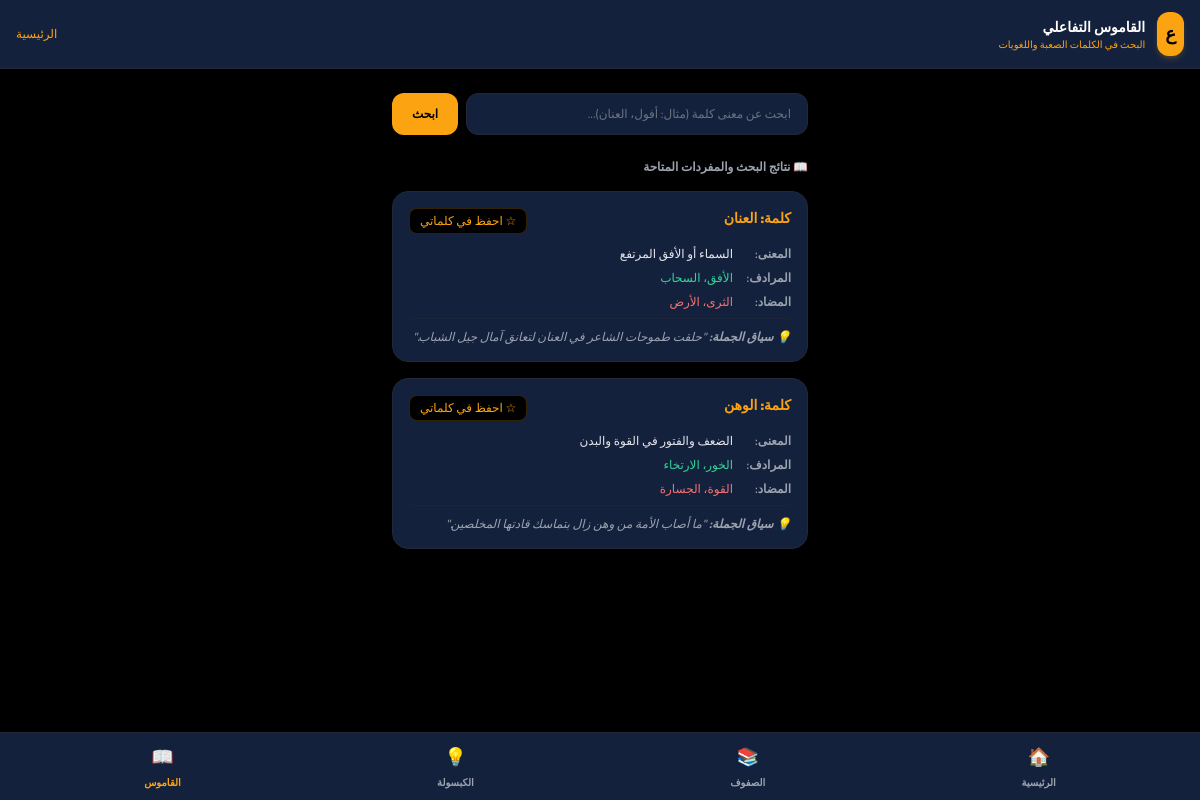
The page /glossary on the database its author committed.
### tables this page shows
CREATE TABLE glossary (
            word_id INTEGER PRIMARY KEY AUTOINCREMENT,
            word TEXT NOT NULL UNIQUE,
            meaning TEXT NOT NULL,
            synonyms TEXT,
            antonyms TEXT,
            context_sentence TEXT
        );

### app.py (the view)
@app.route('/glossary', methods=['GET', 'POST'])
def glossary():
    db = get_db()
    search_query = request.form.get('query', '') if request.method == 'POST' else request.args.get('query', '')
    if search_query:
        words = db.execute("""
            SELECT g.*, (SELECT COUNT(*) FROM user_vocabulary WHERE user_id = 1 AND word_id = g.word_id) as is_saved
            FROM glossary g
            WHERE g.word LIKE ? OR g.meaning LIKE ?
        """, (f'%{search_query}%', f'%{search_query}%')).fetchall()
    else:
        words = db.execute("""
            SELECT g.*, (SELECT COUNT(*) FROM user_vocabulary WHERE user_id = 1 AND word_id = g.word_id) as is_saved
            FROM glossary g
        """).fetchall()
    return render_template('glossary.html', words=words, query=search_query)

### app.py (called while the page is built)
def get_db():
    db = getattr(g, '_database', None)
    if db is None:
        db = g._database = sqlite3.connect(DATABASE)
        db.row_factory = sqlite3.Row
    return db

@app.teardown_appcontext
def close_connection(exception):
    db = getattr(g, '_database', None)
    if db is not None:
        db.close()

### templates/glossary.html (shortened to what this page needs)
<!DOCTYPE html>
<html lang="ar" dir="rtl" class="dark">
<head>
    <script src="https://cdn.tailwindcss.com"></script>
</head>
<body class="bg-brand-dark text-gray-100 min-h-screen pb-20">
    <header class="bg-brand-navy border-b border-gray-800 sticky top-0 z-50 px-4 py-3 flex justify-between items-center shadow-lg">
        <div class="flex items-center space-x-3 space-x-reverse">
            <a href="/" class="bg-brand-accent text-black p-2 rounded-xl font-extrabold text-lg shadow-md shadow-brand-accent/20">ع</a>
            <div>
                <h1 class="text-sm font-extrabold text-white">القاموس التفاعلي</h1>
                <p class="text-[10px] text-brand-accent">البحث في الكلمات الصعبة واللغويات</p>
            </div>
        </div>
        <a href="/" class="text-xs text-brand-accent hover:text-white transition-colors">الرئيسية</a>
    </header>
    <main class="max-w-md mx-auto px-4 mt-6">
        <form method="POST" class="mb-6 flex gap-2">
            <input type="text" name="query" value="{{ query }}" placeholder="ابحث عن معنى كلمة (مثال: أفول، العنان)..." class="w-full bg-brand-navy border border-gray-800 rounded-xl px-4 py-3 text-xs text-white focus:outline-none focus:border-brand-accent/50 placeholder-gray-500">
            <button type="submit" class="bg-brand-accent hover:bg-brand-accent/80 text-black font-extrabold text-xs px-5 rounded-xl transition-all">ابحث</button>
        </form>
        <h2 class="text-xs font-bold text-gray-400 mb-4 flex items-center gap-1">
            <span>📖 نتائج البحث والمفردات المتاحة</span>
        </h2>
        <div class="space-y-4">
            {% if words %}
                {% for w in words %}
                <div class="bg-brand-navy border border-gray-800 rounded-2xl p-4 shadow-md">
                    <div class="flex justify-between items-start mb-3">
                        <span class="text-sm font-black text-brand-accent">كلمة: {{ w.word }}</span>
                        <button onclick="toggleVocab({{ w.word_id }}, this)" class="text-xs bg-brand-dark hover:bg-brand-navy text-brand-accent px-2.5 py-1 rounded-lg border border-brand-accent/20 transition-all flex items-center gap-1">
                            <span class="vocab-star">{% if w.is_saved %}★ محفظة{% else %}☆ احفظ في كلماتي{% endif %}</span>
                        </button>
                    </div>
                    <div class="space-y-2 text-xs">
                        <div class="flex gap-2">
                            <span class="text-gray-400 font-semibold min-w-[50px]">المعنى:</span>
                            <span class="text-gray-200">{{ w.meaning }}</span>
                        </div>
                        {% if w.synonyms %}
                        <div class="flex gap-2">
                            <span class="text-gray-400 font-semibold min-w-[50px]">المرادف:</span>
                            <span class="text-emerald-400">{{ w.synonyms }}</span>
                        </div>
                        {% endif %}
                        {% if w.antonyms %}
                        <div class="flex gap-2">
                            <span class="text-gray-400 font-semibold min-w-[50px]">المضاد:</span>
                            <span class="text-red-400">{{ w.antonyms }}</span>
                        </div>
                        {% endif %}
                        {% if w.context_sentence %}
                        <div class="mt-3 pt-2.5 border-t border-gray-800/60 text-gray-400 italic">
                            💡 <strong>سياق الجملة:</strong> "{{ w.context_sentence }}"
                        </div>
                        {% endif %}
                    </div>
                </div>
                {% endfor %}
            {% else %}
                <div class="bg-brand-navy border border-gray-800 rounded-2xl p-6 text-center text-gray-400 text-xs">
                    🔍 لا توجد كلمات مطابقة لبحثك في القاموس حالياً.
                </div>
            {% endif %}
        </div>
    </main>
    <nav class="fixed bottom-0 left-0 right-0 bg-brand-navy border-t border-gray-800 py-2.5 px-4 flex justify-around items-center z-50 shadow-2xl">
        <a href="/" class="flex flex-col items-center gap-1 text-gray-400 hover:text-brand-accent transition-colors">
            <span class="text-lg">🏠</span>
            <span class="text-[10px] font-bold">الرئيسية</span>
        </a>
        <a href="/grades" class="flex flex-col items-center gap-1 text-gray-400 hover:text-brand-accent transition-colors">
            <span class="text-lg">📚</span>
            <span class="text-[10px] font-bold">الصفوف</span>
        </a>
        <a href="/flashcards" class="flex flex-col items-center gap-1 text-gray-400 hover:text-brand-accent transition-colors">
            <span class="text-lg">💡</span>
            <span class="text-[10px] font-bold">الكبسولة</span>
        </a>
        <a href="/glossary" class="flex flex-col items-center gap-1 text-brand-accent">
            <span class="text-lg">📖</span>
            <span class="text-[10px] font-bold">القاموس</span>
        </a>
    </nav>
</body>
</html>

### templates/glossary.html (style rules this page uses)
body { font-family: 'Cairo', sans-serif; }

### rows shown on the page
glossary: word "العنان", meaning "السماء أو الأفق المرتفع", synonyms "الأفق، السحاب", antonyms "الثرى، الأرض", context_sentence "حلقت طموحات الشاعر في العنان لتعانق آمال جيل الشباب."
glossary: word "الوهن", meaning "الضعف والفتور في القوة والبدن", synonyms "الخور، الارتخاء", antonyms "القوة، الجسارة", context_sentence "ما أصاب الأمة من وهن زال بتماسك قادتها المخلصين."
